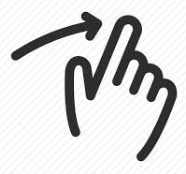
#> input picture icons/image_slider.png, 186 x 174 px, found by its file name
$ python ImageSlider.py   (older library calls are emulated)
#> lines starting #> are read from the running program, lines starting #| are printed output that depends on the picture
### lucidapp/LucidApp.py
# LucidApp.py
# Base Class for LucidTronix eLucidator Applications
# Samwell Freeman
# June 2016

import os
import sys
import cv2
import defines
import threading
import numpy as np
from PIL import Image
from time import time
import urllib, cStringIO

class LucidApp(object):
	def __init__(self, name,
				cache_path=defines.base_path+'cache/',
				fullscreen=False,
				resolution=(400, 300),
				icon_path=defines.base_path+'icons/default_icon.png'):
		super(LucidApp, self)
		self.name = name
		self.cache_path = cache_path
		self.recording = False
		self.fullscreen = fullscreen
		self.resolution = resolution
		self.resolution_cv = (resolution[1], resolution[0], 3)
		self.playing = True
		self.icon_size = (35, 35)
		self.icon = self.get_icon(icon_path)
		self.buttons = []
		self.input_string = ''
		print 'lucid app constructor', resolution

		self.cv2_init()
		self.buttons.append(Button(self, 'exit', (10,10,75,40), (50,50,50), exit_code))

	def __str__(self):
		return self.name

	def open(self):
		pass

	def close(self):
		pass

	def draw(self):
		cv2.imshow('canvas', self.canvas)

	def cv2_init(self):
		if self.fullscreen:
			self.canvas = np.zeros(self.resolution_cv, np.uint8)
			cv2.namedWindow("canvas", cv2.WINDOW_NORMAL)
			cv2.setWindowProperty("canvas", cv2.WND_PROP_FULLSCREEN, 1)
		else:
			self.canvas = np.zeros(self.resolution_cv, np.uint8)
			cv2.namedWindow("canvas")
		self.fill()
		print 'cv2 init canvas', self.canvas.shape

	def get_icon(self, icon_path):
		icon = cv2.imread(icon_path)
#> icon is the input picture: shape (174, 186, 3); mean B, G, R 217, 217, 217
		if icon is None:
			print 'Could not load icon from path:', icon_path
			return
		return cv2.resize(icon, self.icon_size, interpolation=cv2.INTER_AREA)
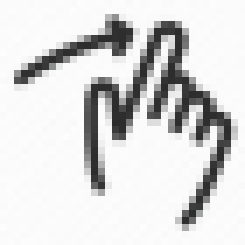
#> returned value: shape (35, 35, 3) (shown 7 times larger); mean of channels 0, 1, 2 217.1, 217, 217; drawn as B, G, R

	def text_size(self, text, font=cv2.FONT_HERSHEY_SIMPLEX, font_scale=1, thickness=1):
		tsize = cv2.getTextSize(text, font, font_scale, thickness)[0]
		return tsize

	# [9 lines left out: function label, not called in this run]

	def button_width(self):
		return self.icon_size[0] + self.text_size(self.name)[0] + 25

	def fill(self, color=(0,0,0)):
		self.canvas = np.zeros(self.resolution_cv, np.uint8)
		self.canvas[0].fill(color[0])
		self.canvas[1].fill(color[1])
		self.canvas[2].fill(color[2])

	# [58 lines left out: functions show_image, show_image_cv, show_image_cv2, not called in this run]

	def handle_keys(self):
		char = cv2.waitKey(1) & 0xFF
		if char > 31 and char < 127:
			self.input_string += str(chr(char))

		elif char == 27: # Escape
			return -1
		elif char == 8: # Delete
			if len(self.input_string):
				self.input_string = self.input_string[:-1]
		elif char == 10: # Enter/return key
			print 'Enter/return key'
		elif char == 9: # Tab
			print 'tab'
		elif char == 226: # Right shift
			print 'right shift'

		elif char == 227: # Left Ctrl
			print 'left ctrl'
		elif char == 228: # Right Ctrl
			print 'right ctrl'
		elif char != 255:
			print 'special char:', char
		return char


class Button:
	def __init__(self, app, name, rect, color, callback, icon=None):
		self.app = app
		self.name = name
		self.rect = rect
		self.color = color
		self.highlight = (40,205,150)
		self.cur_color = self.color
		self.callback = callback
		self.last_press = 0
		self.margin = 3
		self.icon = icon

		self.font_constant = 40.0
		self.font_scale = self.rect[3] / self.font_constant
		tsize = self.app.text_size(self.name, font_scale=self.font_scale)
		if self.icon is not None:
			self.pt2 = (self.rect[0] + tsize[0] + self.icon.shape[0]+self.margin*4, self.rect[1] + self.rect[3])
		else:
			self.pt2 = (self.rect[0] + tsize[0] +self.margin*2, self.rect[1] + self.rect[3])

	# [18 lines left out: functions show, over, not called in this run]

	def press(self):
		self.last_press = time()
		return self.callback()

def exit_code():
	return -1

# [38 lines left out: function AAfilledRoundedRect, not called in this run]

### lucidapp/ImageStreamDir.py
# ImageStreamDir.py
# Class for LucidTronix ImageStream objects loaded from an existing directory
# Samwell Freeman
# June 2016

import os
import sys
import cv2
import defines
import threading
import numpy as np
from PIL import Image
import urllib, cStringIO
from ImageStream import ImageStream, InternetImage

imageTypes = ['.jpg', '.jpeg', '.png']

class ImageStreamDir(ImageStream):
	def __init__(self, load_strategy='paths', dir_path=defines.base_path+'images/'):
		super(ImageStreamDir, self).__init__('dir', None)
		self.dir_path = dir_path
		self.load_strategy = load_strategy

		if 'all' == self.load_strategy:
			self.load_all()
		elif 'paths' == self.load_strategy:
			self.image_paths = self.get_paths(self.dir_path, imageTypes)
			print 'got:', len(self.image_paths), 'image paths.'
			if not len(self.image_paths) > 0:
				raise ValueError('No images found in:'+self.dir_path)
			self.img_idx = 0


	def __str__(self):
		return super(ImageStreamDir, self).__str__() + ", " +  self.dir_path

	def next(self):
		if 'all' == self.load_strategy:
			return super(ImageStreamDir, self).next()
		else:
			ii = InternetImage(self.image_paths[self.img_idx], self.dir_path)
			ii.load()
			self.img_idx = (self.img_idx+1) % len(self.image_paths)
			if self.size() < len(self.image_paths):
				self.images.append(ii)
			return ii

	# [7 lines left out: function load_all, not called in this run]


	def get_paths(self, path, fileTypes, recursive=True):
		## Returns list containing paths of files in /path/ that are of a file type in /fileTypes/,
		##      if /recursive/ is False subdirectories are not checked.
#> called with path = '/home/pi/eLucidator/images/', recursive = True
		paths = []
		if recursive:
			for root, folders, files in os.walk(path, followlinks=True):
				for file in files:
					for fileType in fileTypes:
						if file.endswith(fileType):
							paths.append(os.path.join(root, file))
		else:
			for item in os.listdir(path):
				for fileType in fileTypes:
					if item.endswith(fileType):
						paths.append(os.path.join(root, item))
		return paths

### lucidapp/ImageStream.py
# ImageStream.py
# Base Class for LucidTronix ImageStream objects
# Samwell Freeman
# June 2016

import os
import sys
import cv2
import defines
import numpy as np
from PIL import Image
import urllib, cStringIO
from threading import Thread

class ImageStream(object):
	def __init__(self, source='dir', cache_path=defines.base_path+''):
		super(ImageStream, self)
		self.source = source
		self.cache_path = cache_path
		self.recording = False
		self.images = []
		self.cur_image = 0

	def __str__(self):
		return "Image Stream from:" +  self.source


	# [14 lines left out: functions prev, next, not called in this run]

	def size(self):
		return len(self.images)


class InternetImage(object):
	def __init__(self, img_path="", keyword_path="", crop=(400,300), cv_img=None, meta={}):
		super(InternetImage, self)
		self.crop = crop
		self.img_path = img_path
		self.keyword_path = keyword_path
		self.cv_img = cv_img
		self.scale = 1.0
		self.meta = meta

		if self.cv_img is None:
			self.loaded = False
			lt = Thread(target=self.load)
			lt.start()
		else:
			self.loaded = True

		self.error = False
		self.pil_img = None


	def load(self):
		if 'http' in self.img_path:
			self.load_image_url()
		else:
			self.load_image_file()

	def load_image_file(self):
		try:
			pic = cv2.imread(self.img_path)
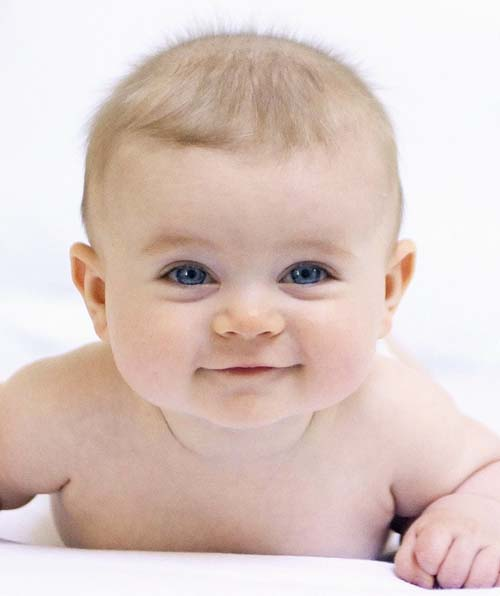
#> input picture images/baby.jpg, 500 x 596 px
#> pic is the input picture: shape (596, 500, 3); mean B, G, R 195.6, 201.2, 220.4
			self.scale = self.crop[0] / float(pic.shape[1])
#> self.scale = 0.8
			dim = (self.crop[0], int(pic.shape[0] * self.scale))
#> dim = (400, 476)
			if dim[1] > self.crop[1]:
				self.scale  = self.crop[1] / float(pic.shape[0])
#> self.scale = 0.503
				dim = (int(pic.shape[1] * self.scale ), self.crop[1])
#> dim = (251, 300)

			self.cv_img = cv2.resize(pic, dim, interpolation=cv2.INTER_AREA)
			self.loaded = True
		except Exception, e:
			print 'Image from file Error reading:', self.img_path
			print 'Error message:', e.message
			self.error = True

	# [39 lines left out: functions load_image_url, to_array, not called in this run]


	def get_size(self):
		return self.crop

### lucidapp/ImageRow.py
# ImageRow.py
# ImageRow for LucidTronix eLucidator Applications
# A row of images loaded from an ImageStream that support basic touch screen interactions
# Samwell Freeman
# June 2016

import os
import sys
import cv2
import random
import argparse
import threading
import numpy as np
from time import time
from PIL import Image
import urllib, cStringIO
from TouchScreen import TouchScreen
from LucidApp import LucidApp, Button
from ImageStreamDir import ImageStreamDir

class ImageRow:
	def __init__(self, parent, stream, ts, resolution, wrap=True):
		self.parent = parent
		self.stream = stream
		self.ts = ts
		self.resolution = resolution
		self.wrap = wrap
		self.margin = 10
		self.corner = (self.margin, 7*self.margin)
		self.last_corner = (self.margin, 7*self.margin)
		self.images = []
		self.redraw = False
		self.cur_image = 1
		self.was_easing = False

		self.images.append(self.stream.next())
		self.images.append(self.stream.next())

	def update(self):
		if len(self.images) > 2:

			if self.ts.sliding or self.ts.easing:
				if self.was_easing and self.ts.sliding:
					self.last_corner = self.corner
				self.corner = (self.last_corner[0] + self.ts.delta[0], self.corner[1])
				self.redraw = True
				if self.corner[0] + self.image_widths() < self.resolution[0]:
					self.cur_image = (self.cur_image+1)%len(self.images)
					self.corner = (self.margin, self.corner[1])
					self.last_corner = (self.last_corner[0] + self.images[self.prev_index()].get_size()[0], self.corner[1])
				elif self.corner[0] > self.images[self.cur_image].get_size()[0]+self.margin:
					self.corner = (self.corner[0]-self.images[self.cur_image].get_size()[0], self.corner[1])
					self.last_corner = (self.last_corner[0] -self.images[self.cur_image].get_size()[0], self.corner[1])
					self.cur_image = (self.cur_image-1)%len(self.images)
			else:
				self.last_corner = self.corner
				self.redraw = False

			if self.ts.easing:
				self.was_easing = True
			else:
				self.was_easing = False

			if self.images[self.next_index()].error:
				del self.images[self.next_index()]

		if self.stream.size() > len(self.images):
			self.images.append(self.stream.next())
			print ' Adding image from stream...',  self.images[len(self.images)-1].img_path


	# [5 lines left out: function image_widths, not called in this run]


	def prev_index(self):
		return (self.cur_image-1) % len(self.images)

	def prev_prev_index(self):
		return (self.cur_image-2) % len(self.images)

	def next_index(self):
		return (self.cur_image+1) % len(self.images)

	def next_next_index(self):
		return (self.cur_image+2) % len(self.images)

	def display(self):
		if len(self.images) > 2:
			self.parent.fill()
			self.parent.show_image(self.images[self.cur_image], self.corner)
			c_img_x = self.images[self.cur_image].get_size()[0]
			rp = (self.corner[0] + c_img_x +self.margin, self.corner[1])
			lp = (self.corner[0] - (self.images[self.prev_index()].get_size()[0]+self.margin), self.corner[1])
			if self.corner[0] < 0:
				self.parent.show_image(self.images[self.next_index()], rp)
				if self.corner[0] > self.margin:
					self.parent.show_image(self.images[self.prev_index()], lp)
			else:
				self.parent.show_image(self.images[self.prev_index()], lp)
				if rp[0] < self.resolution[0]:
					self.parent.show_image(self.images[self.next_index()], rp)

### lucidapp/TouchScreen.py
# TouchScreen.py
# TouchScreen for LucidTronix eLucidator
# Samwell Freeman
# June 2016

import cv2
import math
from time import time

class TouchScreen:
	def __init__(self):
		self.start = (0,0)
		self.delta = (0,0)
		self.ease = (0.0,0.0)
		self.ease_start = (0.0,0.0)
		self.ease_scale = 0.001
		self.last_hold = 0
		self.last_up = 0
		self.up = 0
		self.hold = 0
		self.sliding = False
		self.easing = False
		self.double_tap = False
		self.double_tap_time = 0
		self.mx = 0
		self.my = 0
		self.b1 = False

		mouse_params = [self]
		cv2.setMouseCallback('canvas', mouse_callback_cv, mouse_params)

	def update(self):
		mx = self.mx
		my = self.my
		b1 = self.b1
		if b1:
			self.double_tap = False
			if not self.sliding:
				self.last_up = time()- self.up
				self.last_hold = self.hold
				self.hold = time()
				self.sliding = True
				self.easing = False
				self.start = (mx, my)
			self.delta = (mx - self.start[0], my - self.start[1])
		elif self.sliding:
			self.sliding = False
			self.hold = time()-self.hold
			self.up = time()
			self.easing = True
			self.ease = self.delta
			self.ease_start = (self.ease_scale*float(self.delta[0])/self.hold, self.ease_scale*float(self.delta[1])/self.hold)
			if 0.01 < self.last_hold < 0.3 and 0.01 <  self.last_up < 0.3 and 0.01 <  self.hold < 0.3:
				self.double_tap = True
				self.double_tap_time = time()
				self.hold = 0
		if self.easing:
			ease_t = time() - self.up
			self.ease = (self.ease[0] + (self.ease_start[0]*math.exp(-ease_t)), self.ease[1] + (self.ease_start[1]*math.exp(-ease_t)))
			self.delta = (int(self.ease[0]), int(self.ease[1]))
			if ease_t > 3.5:
				self.easing = False
		if time()-self.double_tap_time > 0.5:
			self.double_tap = False

# mouse callback function
# [10 lines left out: function mouse_callback_cv, not called in this run]


def sigmoid(x):
  return 1 / (1 + math.exp(-x))

### lucidapp/ImageSlider.py
# ImageSlider.py
# ImageSlider Class for LucidTronix eLucidator Applications
# Samwell Freeman
# June 2016

import os
import sys
import cv2
import defines
import threading
import numpy as np
from time import time
from PIL import Image
import urllib, cStringIO
from LucidApp import LucidApp
from ImageRow import ImageRow
from TouchScreen import TouchScreen
from ImageStreamDir import ImageStreamDir
from ImageStreamGoogle import ImageStreamGoogle

class ImageSlider(LucidApp):
	def __init__(self, ts=None, cache_path=defines.base_path+'cache/', fullscreen=False, resolution=(800, 400),
					icon_path=defines.base_path+'icons/image_slider.png'):
		super(ImageSlider, self).__init__('ImageSlider', cache_path, fullscreen, resolution, icon_path)

		if ts:
			self.ts = ts
		else:
			self.ts = TouchScreen()

		self.playing = True
		self.stream = ImageStreamDir()
		self.stream.next()

		self.row = ImageRow(self, self.stream, self.ts, self.resolution)

	def __str__(self):
		return 'ImageSlider'

	def open(self):
		pass

	def close(self):
		pass

	def run(self):

		while True:
			self.ts.update()
			self.row.update()
			self.row.display()


			ret = self.handle_keys()
#> (key Esc is pressed here)
			if ret <= 0:
				return ret

			for b in self.buttons:
				if b.over(self.ts.mx, self.ts.my) and self.ts.double_tap and time()-b.last_press > 0.5:
					ret = b.press()
					if ret < 0:
						return ret
					self.ts.double_tap = False
				b.show()
			self.draw()


if __name__ == '__main__':
	app = ImageSlider()
	app.run()
